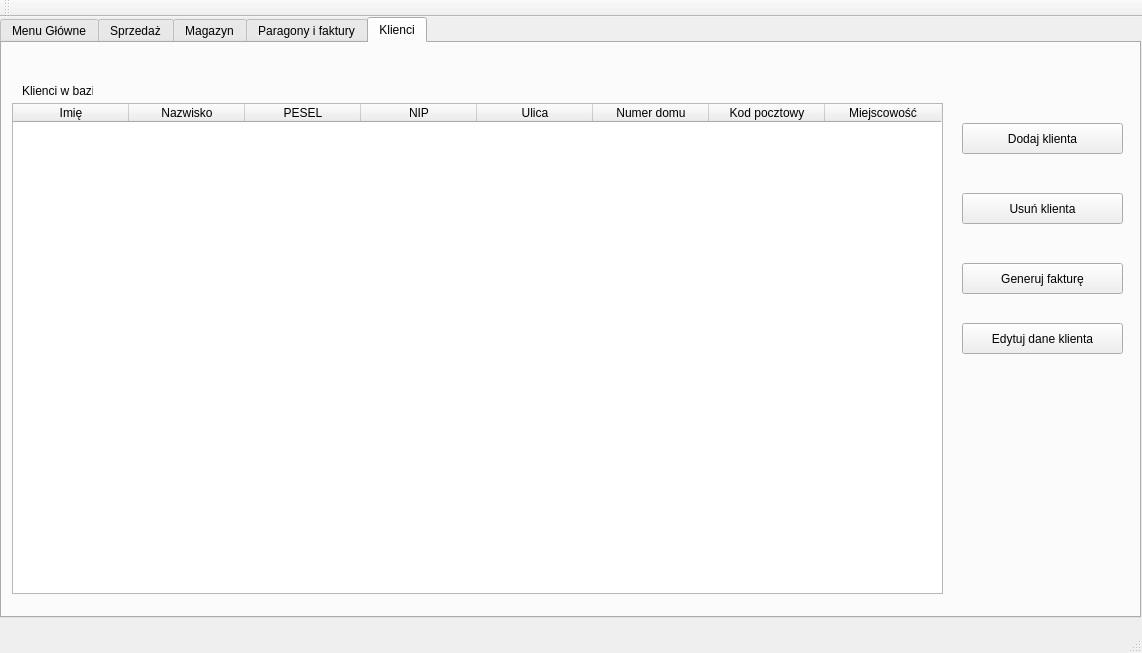
<?xml version="1.0" encoding="UTF-8"?>
<ui version="4.0">
 <class>MainWindow</class>
 <widget class="QMainWindow" name="MainWindow">
  <property name="geometry">
   <rect>
    <x>0</x>
    <y>0</y>
    <width>1142</width>
    <height>653</height>
   </rect>
  </property>
  <property name="windowTitle">
   <string>MainWindow</string>
  </property>
  <widget class="QWidget" name="centralWidget">
   <property name="enabled">
    <bool>true</bool>
   </property>
   <property name="sizePolicy">
    <sizepolicy hsizetype="Fixed" vsizetype="Fixed">
     <horstretch>0</horstretch>
     <verstretch>0</verstretch>
    </sizepolicy>
   </property>
   <property name="autoFillBackground">
    <bool>true</bool>
   </property>
   <widget class="QTabWidget" name="tabWidget">
    <property name="geometry">
     <rect>
      <x>0</x>
      <y>0</y>
      <width>1141</width>
      <height>601</height>
     </rect>
    </property>
    <property name="sizePolicy">
     <sizepolicy hsizetype="Expanding" vsizetype="Expanding">
      <horstretch>0</horstretch>
      <verstretch>0</verstretch>
     </sizepolicy>
    </property>
    <property name="maximumSize">
     <size>
      <width>16777215</width>
      <height>16777215</height>
     </size>
    </property>
    <property name="currentIndex">
     <number>4</number>
    </property>
    <widget class="QWidget" name="mainTab">
     <attribute name="title">
      <string>Menu Główne</string>
     </attribute>
     <widget class="QPushButton" name="pushButton">
      <property name="geometry">
       <rect>
        <x>50</x>
        <y>120</y>
        <width>261</width>
        <height>41</height>
       </rect>
      </property>
      <property name="text">
       <string>Zakup</string>
      </property>
     </widget>
     <widget class="QPushButton" name="pushButton_2">
      <property name="geometry">
       <rect>
        <x>50</x>
        <y>200</y>
        <width>261</width>
        <height>41</height>
       </rect>
      </property>
      <property name="text">
       <string>Sprawdź dostępność produktu w magazynie</string>
      </property>
     </widget>
     <widget class="QPushButton" name="pushButton_3">
      <property name="geometry">
       <rect>
        <x>50</x>
        <y>280</y>
        <width>261</width>
        <height>41</height>
       </rect>
      </property>
      <property name="text">
       <string>Stwórz fakturę</string>
      </property>
     </widget>
     <widget class="QPushButton" name="pushButton_4">
      <property name="geometry">
       <rect>
        <x>50</x>
        <y>360</y>
        <width>261</width>
        <height>41</height>
       </rect>
      </property>
      <property name="text">
       <string>Przyjęcie towaru do magazynu</string>
      </property>
     </widget>
     <widget class="QPushButton" name="pushButton_5">
      <property name="geometry">
       <rect>
        <x>50</x>
        <y>440</y>
        <width>261</width>
        <height>41</height>
       </rect>
      </property>
      <property name="text">
       <string>Historia zakupów</string>
      </property>
     </widget>
     <widget class="QCalendarWidget" name="calendarWidget">
      <property name="geometry">
       <rect>
        <x>760</x>
        <y>310</y>
        <width>312</width>
        <height>183</height>
       </rect>
      </property>
     </widget>
     <widget class="QPushButton" name="showClientsButton">
      <property name="geometry">
       <rect>
        <x>810</x>
        <y>60</y>
        <width>231</width>
        <height>31</height>
       </rect>
      </property>
      <property name="text">
       <string>Pokaż klientów</string>
      </property>
     </widget>
    </widget>
    <widget class="QWidget" name="saleTab">
     <attribute name="title">
      <string>Sprzedaż</string>
     </attribute>
     <widget class="QTableWidget" name="tableWidget_3">
      <property name="geometry">
       <rect>
        <x>510</x>
        <y>50</y>
        <width>601</width>
        <height>481</height>
       </rect>
      </property>
      <attribute name="horizontalHeaderDefaultSectionSize">
       <number>120</number>
      </attribute>
      <column>
       <property name="text">
        <string>Nazwa produktu</string>
       </property>
      </column>
      <column>
       <property name="text">
        <string>Cena za jednostkę</string>
       </property>
      </column>
      <column>
       <property name="text">
        <string>Ilość</string>
       </property>
      </column>
      <column>
       <property name="text">
        <string>Cena</string>
       </property>
      </column>
      <column>
       <property name="text">
        <string>Kod produktu</string>
       </property>
      </column>
     </widget>
     <widget class="QPushButton" name="pushButton_12">
      <property name="geometry">
       <rect>
        <x>50</x>
        <y>70</y>
        <width>191</width>
        <height>41</height>
       </rect>
      </property>
      <property name="text">
       <string>Rozpocznij sprzedaż</string>
      </property>
     </widget>
     <widget class="QLabel" name="label_3">
      <property name="geometry">
       <rect>
        <x>530</x>
        <y>20</y>
        <width>191</width>
        <height>16</height>
       </rect>
      </property>
      <property name="text">
       <string>Lista dodanych produktów</string>
      </property>
     </widget>
     <widget class="QLineEdit" name="lineEdit">
      <property name="geometry">
       <rect>
        <x>50</x>
        <y>190</y>
        <width>191</width>
        <height>31</height>
       </rect>
      </property>
     </widget>
     <widget class="QPushButton" name="pushButton_13">
      <property name="geometry">
       <rect>
        <x>210</x>
        <y>240</y>
        <width>91</width>
        <height>31</height>
       </rect>
      </property>
      <property name="text">
       <string>Dodaj</string>
      </property>
     </widget>
     <widget class="QLabel" name="label_4">
      <property name="geometry">
       <rect>
        <x>60</x>
        <y>170</y>
        <width>91</width>
        <height>16</height>
       </rect>
      </property>
      <property name="text">
       <string>Kod produktu</string>
      </property>
     </widget>
     <widget class="QSpinBox" name="spinBox">
      <property name="geometry">
       <rect>
        <x>270</x>
        <y>190</y>
        <width>61</width>
        <height>31</height>
       </rect>
      </property>
     </widget>
     <widget class="QLabel" name="label_5">
      <property name="geometry">
       <rect>
        <x>270</x>
        <y>170</y>
        <width>47</width>
        <height>13</height>
       </rect>
      </property>
      <property name="text">
       <string>Ilość</string>
      </property>
     </widget>
     <widget class="QLabel" name="label_6">
      <property name="geometry">
       <rect>
        <x>60</x>
        <y>240</y>
        <width>131</width>
        <height>16</height>
       </rect>
      </property>
      <property name="text">
       <string>Wiadomość zwrotna</string>
      </property>
     </widget>
     <widget class="QPushButton" name="pushButton_14">
      <property name="geometry">
       <rect>
        <x>50</x>
        <y>350</y>
        <width>151</width>
        <height>41</height>
       </rect>
      </property>
      <property name="text">
       <string>Zakończ zakupy</string>
      </property>
     </widget>
     <widget class="QPushButton" name="pushButton_15">
      <property name="geometry">
       <rect>
        <x>320</x>
        <y>240</y>
        <width>91</width>
        <height>31</height>
       </rect>
      </property>
      <property name="text">
       <string>Usuń ostatni</string>
      </property>
     </widget>
     <widget class="QPushButton" name="pushButton_16">
      <property name="geometry">
       <rect>
        <x>410</x>
        <y>70</y>
        <width>81</width>
        <height>21</height>
       </rect>
      </property>
      <property name="text">
       <string>Usuń</string>
      </property>
     </widget>
    </widget>
    <widget class="QWidget" name="warehouseTab">
     <attribute name="title">
      <string>Magazyn</string>
     </attribute>
     <widget class="QTableWidget" name="tableWidget">
      <property name="geometry">
       <rect>
        <x>20</x>
        <y>80</y>
        <width>1101</width>
        <height>461</height>
       </rect>
      </property>
      <property name="minimumSize">
       <size>
        <width>1101</width>
        <height>0</height>
       </size>
      </property>
      <attribute name="horizontalHeaderDefaultSectionSize">
       <number>200</number>
      </attribute>
      <column>
       <property name="text">
        <string>Nazwa produktu</string>
       </property>
      </column>
      <column>
       <property name="text">
        <string>Marka</string>
       </property>
      </column>
      <column>
       <property name="text">
        <string>Ilość</string>
       </property>
      </column>
      <column>
       <property name="text">
        <string>Cena</string>
       </property>
      </column>
      <column>
       <property name="text">
        <string>Stawka VAT</string>
       </property>
      </column>
      <column>
       <property name="text">
        <string>Data ważności</string>
       </property>
      </column>
      <column>
       <property name="text">
        <string>Data dodania</string>
       </property>
      </column>
     </widget>
     <widget class="QPushButton" name="pushButton_6">
      <property name="geometry">
       <rect>
        <x>230</x>
        <y>10</y>
        <width>161</width>
        <height>31</height>
       </rect>
      </property>
      <property name="text">
       <string>Znajdź w magazynie</string>
      </property>
     </widget>
     <widget class="QPushButton" name="pushButton_7">
      <property name="geometry">
       <rect>
        <x>430</x>
        <y>10</y>
        <width>161</width>
        <height>31</height>
       </rect>
      </property>
      <property name="text">
       <string>Dodaj produkt</string>
      </property>
     </widget>
     <widget class="QPushButton" name="pushButton_8">
      <property name="geometry">
       <rect>
        <x>630</x>
        <y>10</y>
        <width>161</width>
        <height>31</height>
       </rect>
      </property>
      <property name="text">
       <string>Usuń produkt</string>
      </property>
     </widget>
     <widget class="QPushButton" name="pushButton_9">
      <property name="geometry">
       <rect>
        <x>830</x>
        <y>10</y>
        <width>161</width>
        <height>31</height>
       </rect>
      </property>
      <property name="text">
       <string>Zmień cenę produktu</string>
      </property>
     </widget>
     <widget class="QLabel" name="label">
      <property name="geometry">
       <rect>
        <x>20</x>
        <y>50</y>
        <width>171</width>
        <height>31</height>
       </rect>
      </property>
      <property name="text">
       <string>Dostępne produkty w magazynie</string>
      </property>
     </widget>
    </widget>
    <widget class="QWidget" name="invoiceTab">
     <attribute name="title">
      <string>Paragony i faktury</string>
     </attribute>
     <widget class="QTableWidget" name="tableWidget_2">
      <property name="geometry">
       <rect>
        <x>20</x>
        <y>40</y>
        <width>801</width>
        <height>511</height>
       </rect>
      </property>
      <attribute name="horizontalHeaderDefaultSectionSize">
       <number>200</number>
      </attribute>
      <column>
       <property name="text">
        <string>Numer zakupu</string>
       </property>
      </column>
      <column>
       <property name="text">
        <string>Data zakupu</string>
       </property>
      </column>
      <column>
       <property name="text">
        <string>Cena zakupów</string>
       </property>
      </column>
      <column>
       <property name="text">
        <string>Ilość sprzedanych produktów</string>
       </property>
      </column>
     </widget>
     <widget class="QPushButton" name="pushButton_10">
      <property name="geometry">
       <rect>
        <x>860</x>
        <y>100</y>
        <width>241</width>
        <height>41</height>
       </rect>
      </property>
      <property name="text">
       <string>Stwórz fakturę</string>
      </property>
     </widget>
     <widget class="QLabel" name="label_2">
      <property name="geometry">
       <rect>
        <x>30</x>
        <y>10</y>
        <width>81</width>
        <height>16</height>
       </rect>
      </property>
      <property name="text">
       <string>Ostatnie zakupy</string>
      </property>
     </widget>
     <widget class="QPushButton" name="pushButton_11">
      <property name="geometry">
       <rect>
        <x>860</x>
        <y>180</y>
        <width>241</width>
        <height>41</height>
       </rect>
      </property>
      <property name="text">
       <string>Stwórz paragon</string>
      </property>
     </widget>
    </widget>
    <widget class="QWidget" name="tab">
     <attribute name="title">
      <string>Klienci</string>
     </attribute>
     <widget class="QTableWidget" name="ClientsTable">
      <property name="geometry">
       <rect>
        <x>10</x>
        <y>60</y>
        <width>931</width>
        <height>491</height>
       </rect>
      </property>
      <property name="minimumSize">
       <size>
        <width>931</width>
        <height>0</height>
       </size>
      </property>
      <attribute name="horizontalHeaderDefaultSectionSize">
       <number>116</number>
      </attribute>
      <column>
       <property name="text">
        <string>Imię</string>
       </property>
      </column>
      <column>
       <property name="text">
        <string>Nazwisko</string>
       </property>
      </column>
      <column>
       <property name="text">
        <string>PESEL</string>
       </property>
      </column>
      <column>
       <property name="text">
        <string>NIP</string>
       </property>
      </column>
      <column>
       <property name="text">
        <string>Ulica</string>
       </property>
      </column>
      <column>
       <property name="text">
        <string>Numer domu</string>
       </property>
      </column>
      <column>
       <property name="text">
        <string>Kod pocztowy</string>
       </property>
      </column>
      <column>
       <property name="text">
        <string>Miejscowość</string>
       </property>
      </column>
     </widget>
     <widget class="QPushButton" name="addClientButton">
      <property name="geometry">
       <rect>
        <x>960</x>
        <y>80</y>
        <width>161</width>
        <height>31</height>
       </rect>
      </property>
      <property name="text">
       <string>Dodaj klienta</string>
      </property>
     </widget>
     <widget class="QPushButton" name="pushButton_18">
      <property name="geometry">
       <rect>
        <x>960</x>
        <y>150</y>
        <width>161</width>
        <height>31</height>
       </rect>
      </property>
      <property name="text">
       <string>Usuń klienta</string>
      </property>
     </widget>
     <widget class="QPushButton" name="pushButton_19">
      <property name="geometry">
       <rect>
        <x>960</x>
        <y>220</y>
        <width>161</width>
        <height>31</height>
       </rect>
      </property>
      <property name="text">
       <string>Generuj fakturę</string>
      </property>
     </widget>
     <widget class="QPushButton" name="pushButton_20">
      <property name="geometry">
       <rect>
        <x>960</x>
        <y>280</y>
        <width>161</width>
        <height>31</height>
       </rect>
      </property>
      <property name="text">
       <string>Edytuj dane klienta</string>
      </property>
     </widget>
     <widget class="QLabel" name="label_7">
      <property name="geometry">
       <rect>
        <x>20</x>
        <y>40</y>
        <width>71</width>
        <height>16</height>
       </rect>
      </property>
      <property name="text">
       <string>Klienci w bazie</string>
      </property>
     </widget>
    </widget>
   </widget>
  </widget>
  <widget class="QMenuBar" name="menuBar">
   <property name="geometry">
    <rect>
     <x>0</x>
     <y>0</y>
     <width>1142</width>
     <height>21</height>
    </rect>
   </property>
  </widget>
  <widget class="QToolBar" name="mainToolBar">
   <attribute name="toolBarArea">
    <enum>TopToolBarArea</enum>
   </attribute>
   <attribute name="toolBarBreak">
    <bool>false</bool>
   </attribute>
  </widget>
  <widget class="QStatusBar" name="statusBar"/>
 </widget>
 <layoutdefault spacing="6" margin="11"/>
 <resources/>
 <connections/>
</ui>
